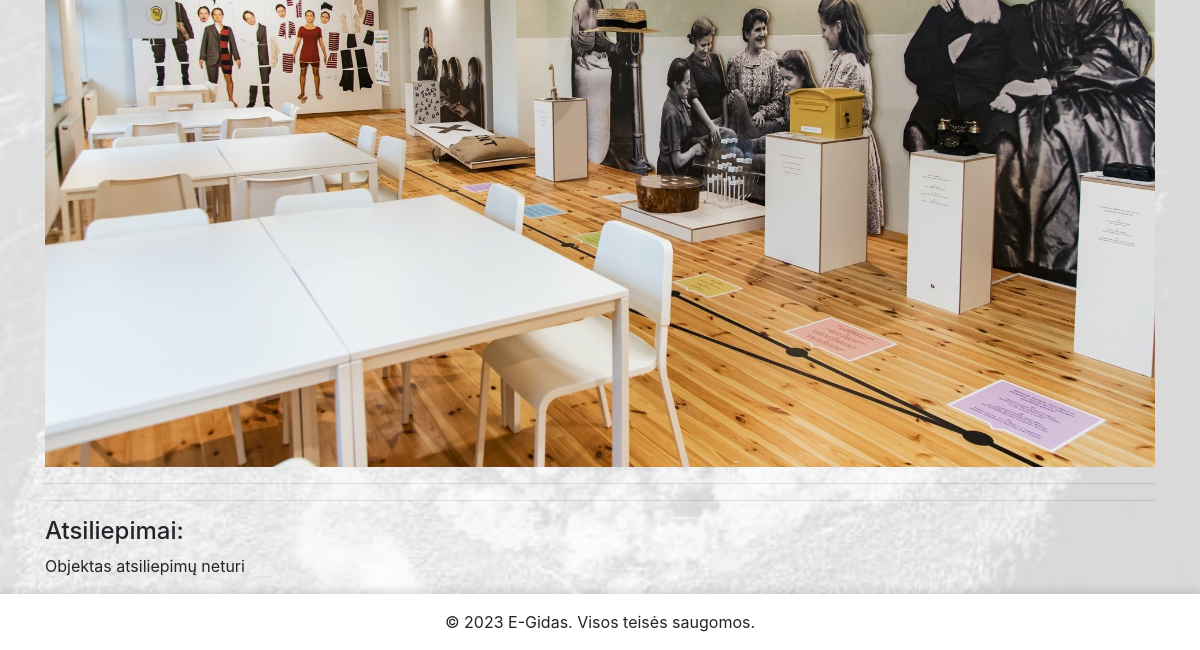
The app's page /egidas/objektai/1 (lower part), older data.
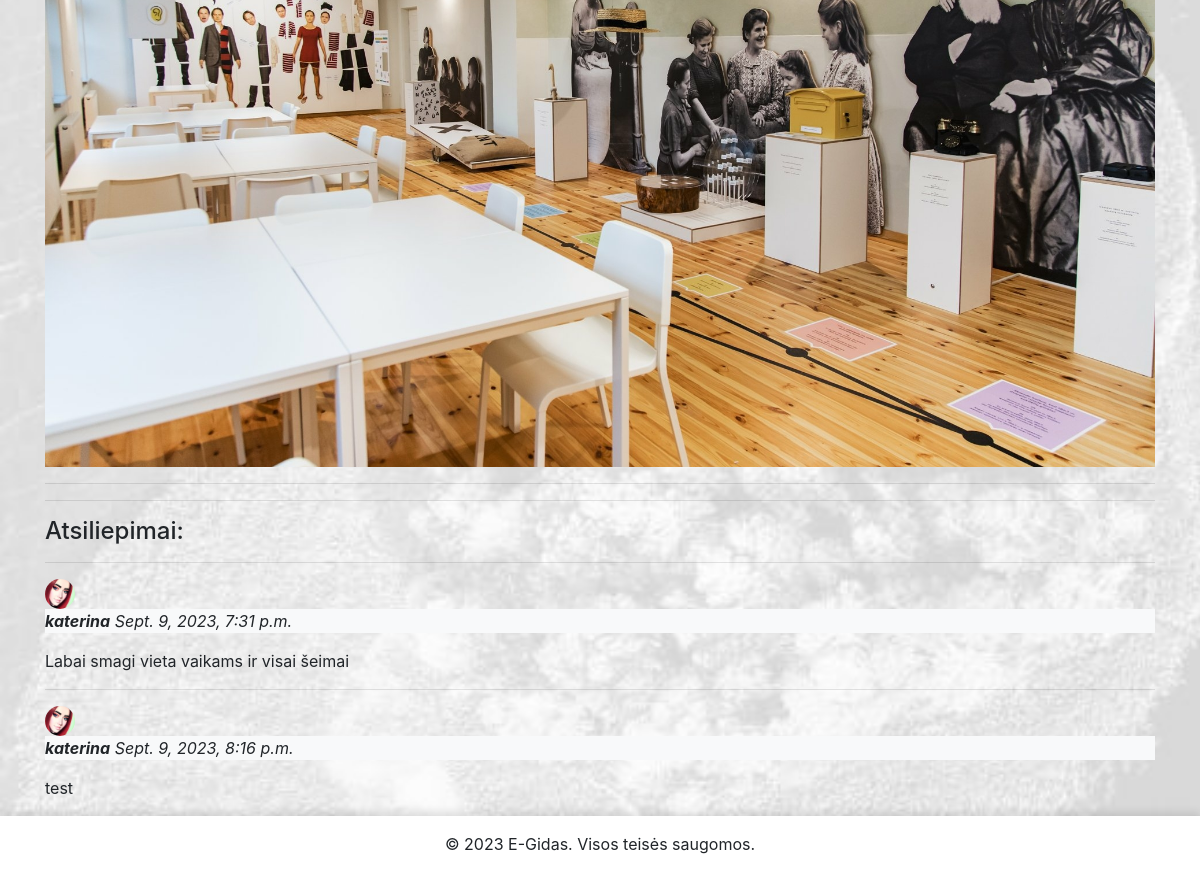
The same page, newer data.
### egidas/models.py (models this page shows, shortened)
class PlaceReview(models.Model):
    user = models.ForeignKey(User, related_name='reviews', on_delete=models.CASCADE, null=True, blank=True)
    date_created = models.DateTimeField(auto_now_add=True)
    place = models.ForeignKey(Place, on_delete=models.CASCADE, related_name="placereview_set", blank=True)
    content = models.TextField('Atsiliepimas', null=True, blank=True)
    rating = models.IntegerField('Įvertinimas', null=True, blank=True,
                                 validators=[MinValueValidator(1), MaxValueValidator(5)])
    class Meta:
        verbose_name = 'Atsiliepimas'
        verbose_name_plural = 'Atsiliepimai'

class Profilis(models.Model):
    user = models.OneToOneField(User, on_delete=models.CASCADE, blank=True)
    nuotrauka = models.ImageField(default='profile_pics/pfp.png', upload_to='profile_pics')
    class Meta:
        verbose_name = 'Profilis'
        verbose_name_plural = 'Profiliai'

### egidas/views.py (the view, shortened to what this page needs)
# urls.py: path('objektai/<int:pk>', views.PlaceDetailView.as_view(), name='place-detail'),
class PlaceDetailView(generic.edit.FormMixin, generic.DetailView):
    model = Place
    context_object_name = 'place'
    template_name = 'place_detail.html'
    form_class = PlaceReviewForm

### egidas/templates/place_detail.html (shortened to what this page needs)
{% extends "base.html" %}
{% block content %}
{% if place.cover %}
<img src="{{ place.cover.url }}" class="img-fluid" alt="{{ place.title }} cover image">
{% endif %}
<br>
<hr/>
<hr>
<h4>Atsiliepimai:</h4>
{% if place.placereview_set.all %}
    {% for review in place.placereview_set.all %}
        <hr/>
<img class="img-fluid rounded-circle" src="{{ review.user.profilis.nuotrauka.url }}" style="width: 30px; height: 30px;"/>
<p class="bg-light"><em><strong>{{ review.user }}</strong> {{ review.date_created }}</em></p>
        <p>{{ review.content }}</p>
    {% endfor %}
{% else %}
    <p>Objektas atsiliepimų neturi</p>
{% endif %}
{% endblock %}

Row changes from the older to the newer data that the page shows:
added PlaceReview: user.profilis.nuotrauka (picture), user "katerina", date_created "Sept. 9, 2023, 7:31 p.m.", content "Labai smagi vieta vaikams ir visai šeimai"
added PlaceReview: user.profilis.nuotrauka (picture), user "katerina", date_created "Sept. 9, 2023, 8:16 p.m.", content "test"
Text that changed along with them:
text no longer shown: "Objektas atsiliepimų neturi"
